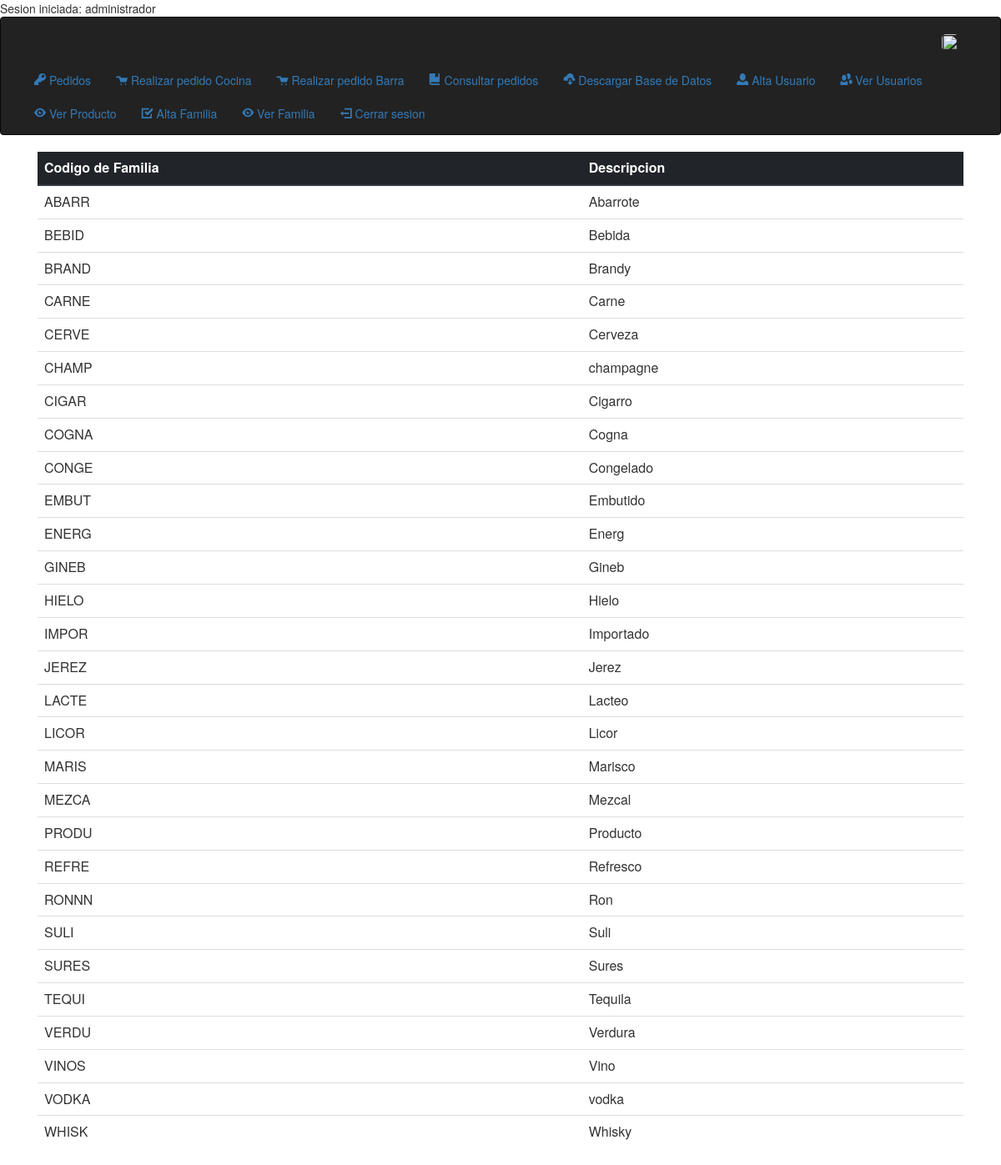
The page /?controller=familia&action=index (signed in) on the database its author committed.
### tables this page shows
CREATE TABLE `familia` (
  `cod_familia` varchar(20) NOT NULL,
  `descripcion` varchar(50) NOT NULL
);

### Controllers/familia_controller.php (called while the page is built, shortened)
<?php
	class FamiliaController
	{
		public function index(){
			$familias=Familia::all();
			require_once('Views/Familia/index.php');
		}
	}
?>

### index.php (called while the page is built, shortened)
<?php
	require_once('Views/layout.php');
?>

### Models/familia.php (called while the page is built, shortened)
<?php
class Familia
{
	function __construct($cod_familia, $descripcion)
	{
		$this->cod_familia=$cod_familia;
		$this->descripcion=$descripcion;
	}
	public static function all(){
		$listaFamilias =[];
		$db=Db::getConnect();
		$sql=$db->query('SELECT * FROM familia');
		foreach ($sql->fetchAll() as $familia) {
			$listaFamilias[]= new Familia($familia['cod_familia'],$familia['descripcion']);
		}
		return $listaFamilias;
	}
}
?>

### Views/Familia/index.php (the view)
<?php
	if(isset($_SESSION["id_sesion"])){
		if($_SESSION["id_sesion"]=="administrador"){
?>
<section>
	<div class="container">
	<div class="table-responsive">
		<table class="table" >
		<thead class="thead-dark">
			<tr>
				<th>Codigo de Familia</th>
				<th>Descripcion</th>
			</tr>
		</thead>
		<tbody>
			<?php
			foreach ($familias as $familia) { ?>
			<tr>
				<td><?php echo $familia->cod_familia; ?></td>
				<td><?php echo $familia->descripcion; ?></td>
			</tr>
			<?php } ?>
		</tbody>
		</table>
	</div>
	</div>
</section>
<?php
		}else{
			header('Location: Views/sesion/no_sesion.php');
		}
	}
	?>

### rows shown on the page
familia: cod_familia "ABARR", descripcion "Abarrote"
familia: cod_familia "BEBID", descripcion "Bebida"
familia: cod_familia "BRAND", descripcion "Brandy"
familia: cod_familia "CARNE", descripcion "Carne"
familia: cod_familia "CERVE", descripcion "Cerveza"
familia: cod_familia "CHAMP", descripcion "champagne"
familia: cod_familia "CIGAR", descripcion "Cigarro"
familia: cod_familia "COGNA", descripcion "Cogna"
familia: cod_familia "CONGE", descripcion "Congelado"
familia: cod_familia "EMBUT", descripcion "Embutido"
familia: cod_familia "ENERG", descripcion "Energ"
familia: cod_familia "GINEB", descripcion "Gineb"
familia: cod_familia "HIELO", descripcion "Hielo"
familia: cod_familia "IMPOR", descripcion "Importado"
familia: cod_familia "JEREZ", descripcion "Jerez"
familia: cod_familia "LACTE", descripcion "Lacteo"
familia: cod_familia "LICOR", descripcion "Licor"
familia: cod_familia "MARIS", descripcion "Marisco"
familia: cod_familia "MEZCA", descripcion "Mezcal"
familia: cod_familia "PRODU", descripcion "Producto"
familia: cod_familia "REFRE", descripcion "Refresco"
familia: cod_familia "RONNN", descripcion "Ron"
familia: cod_familia "SULI", descripcion "Suli"
familia: cod_familia "SURES", descripcion "Sures"
familia: cod_familia "TEQUI", descripcion "Tequila"
familia: cod_familia "VERDU", descripcion "Verdura"
familia: cod_familia "VINOS", descripcion "Vino"
familia: cod_familia "VODKA", descripcion "vodka"
familia: cod_familia "WHISK", descripcion "Whisky"

### other values the page prints
$_SESSION["id_sesion"] "administrador"
